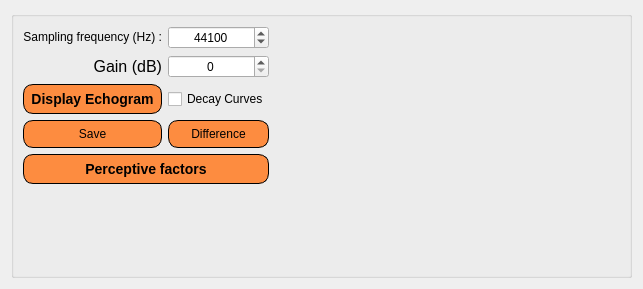
          <widget class="QWidget" name="page_2">
           <property name="geometry">
            <rect>
             <x>0</x>
             <y>0</y>
             <width>643</width>
             <height>289</height>
            </rect>
           </property>
           <attribute name="label">
            <string>Analyse</string>
           </attribute>
           <layout class="QGridLayout" name="gridLayout_21">
            <item row="1" column="0">
             <widget class="QGroupBox" name="groupBox_4">
              <property name="autoFillBackground">
               <bool>false</bool>
              </property>
              <property name="styleSheet">
               <string notr="true"/>
              </property>
              <property name="title">
               <string/>
              </property>
              <layout class="QGridLayout" name="gridLayout_11">
               <item row="2" column="0">
                <widget class="QPushButton" name="bouton_RIR">
                 <property name="styleSheet">
                  <string notr="true">background-color: rgb(253, 140, 64);    border-style: outset;
    border-width: 1px;
    border-radius: 10px;
    border-color: black;
    font: bold 14px;
    padding: 6px;</string>
                 </property>
                 <property name="text">
                  <string>Display Echogram</string>
                 </property>
                </widget>
               </item>
               <item row="3" column="0">
                <widget class="QPushButton" name="bouton_saveRir">
                 <property name="styleSheet">
                  <string notr="true">background-color: rgb(253, 140, 64);    border-style: outset;
    border-width: 1px;
    border-radius: 10px;
    border-color: black;
    font:  12px;
    padding: 6px;</string>
                 </property>
                 <property name="text">
                  <string>Save</string>
                 </property>
                </widget>
               </item>
               <item row="1" column="0">
                <widget class="QLabel" name="label_3">
                 <property name="sizePolicy">
                  <sizepolicy hsizetype="Preferred" vsizetype="Fixed">
                   <horstretch>0</horstretch>
                   <verstretch>0</verstretch>
                  </sizepolicy>
                 </property>
                 <property name="font">
                  <font>
                   <pointsize>12</pointsize>
                  </font>
                 </property>
                 <property name="text">
                  <string>Gain (dB)</string>
                 </property>
                 <property name="alignment">
                  <set>Qt::AlignRight|Qt::AlignTrailing|Qt::AlignVCenter</set>
                 </property>
                </widget>
               </item>
               <item row="2" column="1">
                <widget class="QCheckBox" name="checkBox_decaycurve">
                 <property name="text">
                  <string>Decay Curves</string>
                 </property>
                </widget>
               </item>
               <item row="1" column="1">
                <widget class="QSpinBox" name="spinBox_gain">
                 <property name="alignment">
                  <set>Qt::AlignCenter</set>
                 </property>
                </widget>
               </item>
               <item row="3" column="1">
                <widget class="QPushButton" name="bouton_diffRir">
                 <property name="styleSheet">
                  <string notr="true">background-color: rgb(253, 140, 64);    border-style: outset;
    border-width: 1px;
    border-radius: 10px;
    border-color: black;
    font:  12px;
    padding: 6px;</string>
                 </property>
                 <property name="text">
                  <string>Difference</string>
                 </property>
                </widget>
               </item>
               <item row="0" column="2">
                <spacer name="horizontalSpacer_5">
                 <property name="orientation">
                  <enum>Qt::Horizontal</enum>
                 </property>
                 <property name="sizeHint" stdset="0">
                  <size>
                   <width>40</width>
                   <height>20</height>
                  </size>
                 </property>
                </spacer>
               </item>
               <item row="0" column="1">
                <widget class="QSpinBox" name="spinBox_freqEchan">
                 <property name="alignment">
                  <set>Qt::AlignCenter</set>
                 </property>
                 <property name="maximum">
                  <number>100000</number>
                 </property>
                 <property name="value">
                  <number>44100</number>
                 </property>
                </widget>
               </item>
               <item row="4" column="0" colspan="2">
                <widget class="QPushButton" name="bouton_data">
                 <property name="styleSheet">
                  <string notr="true">background-color: rgb(253, 140, 64);
    border-style: outset;
    border-width: 1px;
    border-radius: 10px;
    border-color: black;
    font: bold 14px;
    padding: 6px;</string>
                 </property>
                 <property name="text">
                  <string>Perceptive factors</string>
                 </property>
                </widget>
               </item>
               <item row="0" column="0">
                <widget class="QLabel" name="label_freq">
                 <property name="sizePolicy">
                  <sizepolicy hsizetype="Preferred" vsizetype="Fixed">
                   <horstretch>0</horstretch>
                   <verstretch>0</verstretch>
                  </sizepolicy>
                 </property>
                 <property name="text">
                  <string>Sampling frequency (Hz) :</string>
                 </property>
                 <property name="alignment">
                  <set>Qt::AlignRight|Qt::AlignTrailing|Qt::AlignVCenter</set>
                 </property>
                </widget>
               </item>
               <item row="5" column="0">
                <spacer name="verticalSpacer_6">
                 <property name="orientation">
                  <enum>Qt::Vertical</enum>
                 </property>
                 <property name="sizeHint" stdset="0">
                  <size>
                   <width>20</width>
                   <height>40</height>
                  </size>
                 </property>
                </spacer>
               </item>
              </layout>
              <zorder>label_freq</zorder>
              <zorder>label_3</zorder>
              <zorder>spinBox_gain</zorder>
              <zorder>spinBox_freqEchan</zorder>
              <zorder>horizontalSpacer_5</zorder>
              <zorder>bouton_RIR</zorder>
              <zorder>bouton_saveRir</zorder>
              <zorder>bouton_diffRir</zorder>
              <zorder>checkBox_decaycurve</zorder>
              <zorder>bouton_data</zorder>
              <zorder>verticalSpacer_6</zorder>
             </widget>
            </item>
           </layout>
          </widget>
